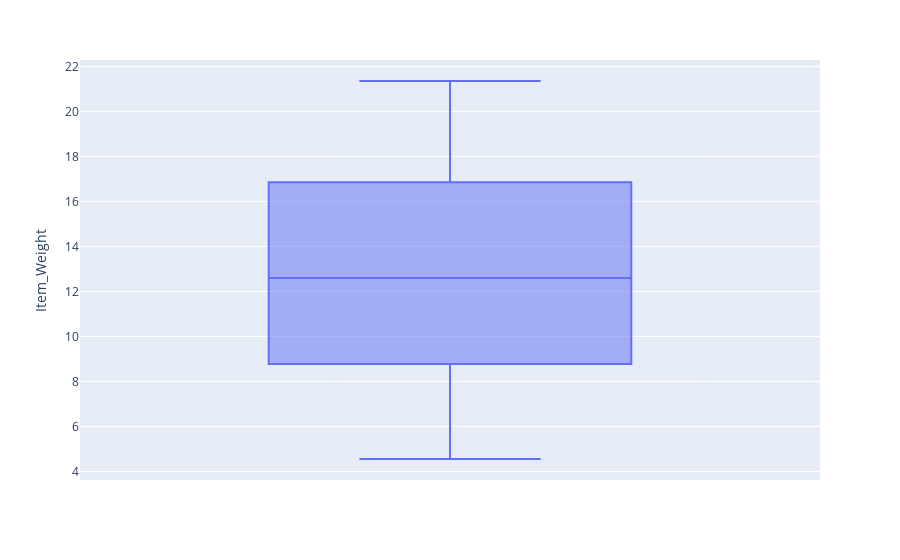

The cell this chart's notebook holds for it:
### Code cell
px.box(df,y='Item_Weight')

### Figure 1 — Plotly figure (JSON) as saved in the notebook; plotly's stock layout.template omitted (floating-point values rounded to 4 significant figures; data arrays with more than 128 entries replaced by an {"elided": "..."} marker saying what was removed)
{"data": [{"alignmentgroup": "True", "hovertemplate": "Item_Weight=%{y}<extra></extra>", "legendgroup": "", "marker": {"color": "#636efa"}, "name": "", "notched": false, "offsetgroup": "", "orientation": "v", "showlegend": false, "type": "box", "x0": " ", "xaxis": "x", "y": {"elided": "8523 float values"}, "y0": " ", "yaxis": "y"}], "layout": {"boxmode": "group", "legend": {"tracegroupgap": 0}, "margin": {"t": 60}, "xaxis": {"anchor": "y", "domain": [0, 1]}, "yaxis": {"anchor": "x", "domain": [0, 1], "title": {"text": "Item_Weight"}}}}
